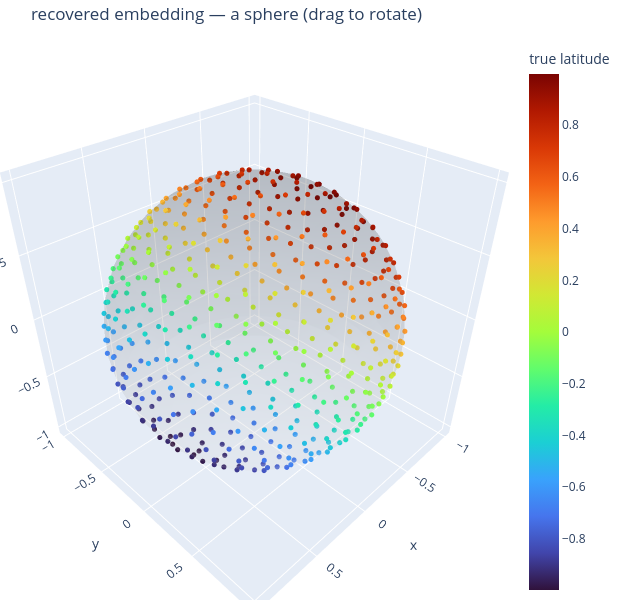

The notebook cell saved with this chart:
### Code cell
import plotly.graph_objects as go

eS = embS / np.linalg.norm(embS, axis=1, keepdims=True)        # unit sphere for display
fig = go.Figure()
# faint reference sphere
uu, vv = np.mgrid[0:2 * np.pi:40j, 0:np.pi:20j]
fig.add_trace(go.Surface(x=np.cos(uu) * np.sin(vv), y=np.sin(uu) * np.sin(vv), z=np.cos(vv),
                         opacity=0.12, showscale=False, colorscale="Greys", hoverinfo="skip"))
fig.add_trace(go.Scatter3d(x=eS[:, 0], y=eS[:, 1], z=eS[:, 2], mode="markers",
                           marker=dict(size=3, color=zc, colorscale="Turbo", colorbar=dict(title="true latitude")),
                           hoverinfo="skip", showlegend=False))
fig.update_layout(title="recovered embedding — a sphere (drag to rotate)",
                  scene=dict(aspectmode="data"), width=620, height=600, margin=dict(l=0, r=0, t=40, b=0))
fig  # interactive in Jupyter / VSCode

### Figure 1 — Plotly figure (JSON) as saved in the notebook; plotly's stock layout.template omitted (floating-point values rounded to 4 significant figures; data arrays with more than 128 entries replaced by an {"elided": "..."} marker saying what was removed)
{"data": [{"colorscale": [[0, "rgb(255,255,255)"], [0.125, "rgb(240,240,240)"], [0.25, "rgb(217,217,217)"], [0.375, "rgb(189,189,189)"], [0.5, "rgb(150,150,150)"], [0.625, "rgb(115,115,115)"], [0.75, "rgb(82,82,82)"], [0.875, "rgb(37,37,37)"], [1, "rgb(0,0,0)"]], "hoverinfo": "skip", "opacity": 0.12, "showscale": false, "type": "surface", "x": {"elided": "40x20 float values"}, "y": {"elided": "40x20 float values"}, "z": {"elided": "40x20 float values"}}, {"hoverinfo": "skip", "marker": {"color": {"elided": "500 float values"}, "colorbar": {"title": {"text": "true latitude"}}, "colorscale": [[0, "#30123b"], [0.07143, "#4145ab"], [0.1429, "#4675ed"], [0.2143, "#39a2fc"], [0.2857, "#1bcfd4"], [0.3571, "#24eca6"], [0.4286, "#61fc6c"], [0.5, "#a4fc3b"], [0.5714, "#d1e834"], [0.6429, "#f3c63a"], [0.7143, "#fe9b2d"], [0.7857, "#f36315"], [0.8571, "#d93806"], [0.9286, "#b11901"], [1, "#7a0402"]], "size": 3}, "mode": "markers", "showlegend": false, "type": "scatter3d", "x": {"elided": "500 float values"}, "y": {"elided": "500 float values"}, "z": {"elided": "500 float values"}}], "layout": {"height": 600, "margin": {"b": 0, "l": 0, "r": 0, "t": 40}, "scene": {"aspectmode": "data"}, "title": {"text": "recovered embedding — a sphere (drag to rotate)"}, "width": 620}}
